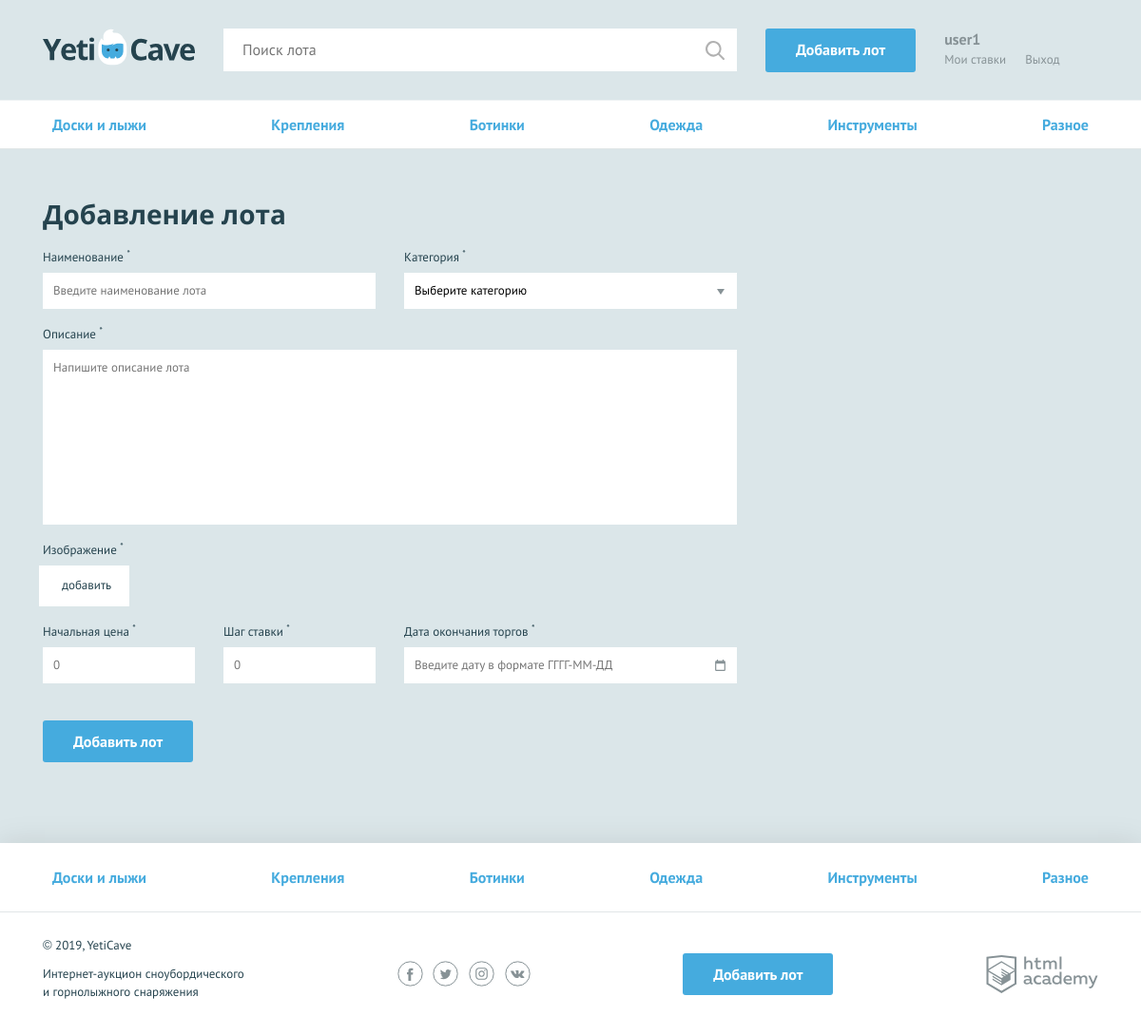
The app's page /add_lot.php (signed in) with its own data.
### tables this page shows
CREATE TABLE categories (
id INT AUTO_INCREMENT PRIMARY KEY,
name char(128),
symbol_code char(128)
);

### helpers.php (called while the page is built, shortened)
<?php
function include_template($name, array $data = []) {
    $name = 'templates/' . $name;
    extract($data);
    require $name;
    $result = ob_get_clean();
    return $result;
}

### my_function.php (called while the page is built, shortened)
<?php
function get_table($con, $name_table)
{
    $sql = "SELECT * FROM $name_table";
    $res_c = mysqli_query($con, $sql);
    return mysqli_fetch_all($res_c, MYSQLI_ASSOC);
}

### common_block.php (called while the page is built, shortened)
<?php
if (isset($_SESSION['username'])) {
    $user_name = $_SESSION['username'];
} else {
    $user_name = "";
}
require('my_function.php');
require('helpers.php');
$con = mysqli_connect("localhost", "root", "", "yeticave");
mysqli_set_charset($con, "utf8");
$categories = get_table($con, 'categories');

### templates/add_lot.php (the view, shortened to what this page needs)
  <nav class="nav">
    <ul class="nav__list  container">
      <?php foreach ($categories as $category): ?>
          <li class="nav__item">
	<?php $goto_category_id = "all-lots.php?id=" . $category['id']?>
          <a href=<?=$goto_category_id?>><?=$category['name']?></a>
          </li>
<?php endforeach; ?>
    </ul>
  </nav>
  <?php $class_form = (count($errors) > 0) ? "form--invalid" : ""; ?>
  <form class="form form--add-lot container <?=$class_form?>"  action="add_lot.php" method="post" enctype="multipart/form-data">
    <h2>Добавление лота</h2>
    <div class="form__container-two">
      <?php
         $classname =isset($errors['lot-name']) ? "form__item--invalid" : "";
         $value_input = (isset($lot['lot-name']))? $lot['lot-name'] : "";
      ?>
      <div class="form__item <?=$classname ?>" >
        <label for="lot-name">Наименование <sup>*</sup></label>
        <input id="lot-name" type="text" name="lot-name" placeholder= "Введите наименование лота" value="<?=htmlspecialchars($value_input)?>" >
      </div>
<?php
         $classname =isset($errors['category']) ? "form__item--invalid" : "";
         $value_input = (isset($lot['category']))? $lot['category'] : "Выберите категорию ";
      ?>
      <div class="form__item  <?=$classname ?> " >
        <label for="category">Категория <sup>*</sup></label>
        <select id="category" name="category">
          <option><?=$value_input?></option>
        </select>
      </div>
    </div>
 <?php
       $classname = (isset($errors['message'])) ? "form__item--invalid" : "";
       $value_input = (isset($lot['message']))? $lot['message'] : "";
    ?>
    <div class="form__item form__item--wide <?=$classname ?>  ">
      <label for="message">Описание <sup>*</sup></label>
     <textarea id="message" name="message" placeholder="Напишите описание лота"><?=htmlspecialchars($value_input)?></textarea>
    </div>
 <?php
       $classname = (isset($errors['lot-img']))? "form__item--invalid" : "";
    ?>
    <div class="form__item form__item--file ">
      <label>Изображение <sup>*</sup></label>
      <div class="form__input-file <?=$classname ?>  ">
        <label   for="lot-img">добавить</label>
      </div>
    </div>
 <?php
       $classname = (isset($errors['lot-rate'])) ? "form__item--invalid" : "";
       $value_input = (isset($lot['lot-rate']))? $lot['lot-rate'] : "";
      ?>
    <div class="form__container-three ">
      <div class="form__item form__item--small <?=$classname ?> ">
        <label for="lot-rate">Начальная цена <sup>*</sup></label>
        <input id="lot-rate" type="text" name="lot-rate" placeholder="0" value=<?=htmlspecialchars($value_input)?>>
      </div>
<?php $classname = (isset($errors['lot-step'])) ? "form__item--invalid" : "";
      $value_input = (isset($lot['lot-step']))? $lot['lot-step'] : "";
      ?>
      <div class="form__item form__item--small <?=$classname ?>">
        <label for="lot-step">Шаг ставки <sup>*</sup></label>
        <input id="lot-step" type="text" name="lot-step" placeholder="0" value=<?=htmlspecialchars($value_input)?>>
      </div>
<?php
         $classname =   (isset($errors['lot-date'])) ? "form__item--invalid" : "";
         $value_input = (isset($lot['lot-date']))? $lot['lot-date'] : " ";
      ?>
      <div class="form__item <?=$classname?>">
        <label for="lot-date">Дата окончания торгов <sup>*</sup></label>
        <input class="form__input-date "   id="lot-date" type="text" name="lot-date" placeholder="Введите дату в формате ГГГГ-ММ-ДД" value=<?=$value_input?>>
      </div>
    </div>
    <button type="submit" class="button" >Добавить лот</button>
  </form>

### templates/layout.php (shortened to what this page needs)
<!DOCTYPE html>
<html lang="ru">
<head>
    <link href="../css/normalize.min.css" rel="stylesheet">
    <link href="../css/style.css" rel="stylesheet">
	<link href="../css/flatpickr.min.css" rel="stylesheet">
</head>
<body>
<div class="page-wrapper">
<header class="main-header">
    <div class="main-header__container container">
        <a class="main-header__logo" href="index.php">
            <img src="../img/logo.svg" width="160" height="39" alt="Логотип компании YetiCave">
        </a>
        <form class="main-header__search" method="get" action="search.php" autocomplete="off">
            <input type="search" name="search" placeholder="Поиск лота">
            <input class="main-header__search-btn" type="submit" name="find" value="Найти">
        </form>
        <a class="main-header__add-lot button" href=" add_lot.php">Добавить лот</a>
        <nav class="user-menu">
		<?php if (isset($_SESSION['username'])):?>
		        <div class="user-menu__logged">
		           <p style = "padding: auto"><?=htmlspecialchars($user_name)?></p>
		           <a class="user-menu__bets" href="my_bets.php">Мои ставки</a>
		           <a class="user-menu__logout" href="logout.php">Выход</a>
		        </div><?php endif;?>
        </nav>
    </div>
</header>
<?php $classname = ($title === "YetiCave - Главная") ? "container" : ""; ?>
<main  class=<?=$classname ?>> <?=$content ?></main>
</div>
<footer class="main-footer">
    <nav class="nav">
        <ul class="nav__list container">
		<?php foreach ($categories as $val):
            if ($title !== 'YetiCave - Результаты поиска по категории') {
                $h2_text = "";
            }
            $classname =($h2_text === $val['name'] and $title === 'YetiCave - Результаты поиска по категории') ? "nav__item--current" : ""; ?>
            <li class="nav__item <?=$classname ?>">
			<?php $goto_category_id = "all-lots.php?id=" . $val['id']?>
            <a href=<?=$goto_category_id?>><?= $val['name']?></a>
            </li>
		<?php endforeach; ?>
        </ul>
    </nav>
    <div class="main-footer__bottom container">
        <div class="main-footer__copyright">
            <p>© 2019, YetiCave</p>
            <p>Интернет-аукцион сноубордического и горнолыжного снаряжения</p>
        </div>
        <div class="main-footer__social social">
            <a class="social__link social__link--facebook" href="#">
            </a>
            <a class="social__link social__link--twitter" href="#">
            </a>
            <a class="social__link social__link--instagram" href="#">
            </a>
            <a class="social__link social__link--vkontakte" href="#">
            </a>
        </div>
        <a class="main-footer__add-lot button" href="add_lot.php">Добавить лот</a>
        <div class="main-footer__developed-by">
            <a class="logo-academy" href="https://htmlacademy.ru/intensive/php">
            </a>
        </div>
    </div>
</footer>
</body>
</html>

### records on screen
categories: name "Доски и лыжи"
categories: name "Крепления"
categories: name "Ботинки"
categories: name "Одежда"
categories: name "Инструменты"
categories: name "Разное"

### other values on screen
$user_name "user1"
form field category "Выберите категорию"
